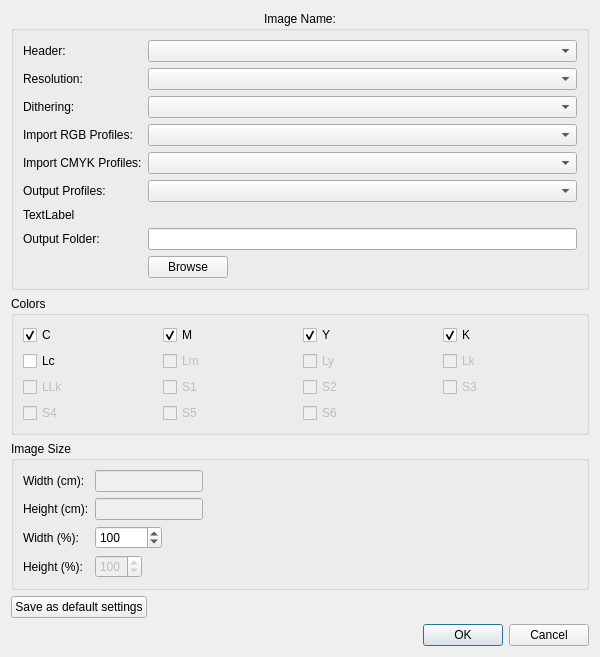
<?xml version="1.0" encoding="UTF-8"?>
<ui version="4.0">
 <class>SettingsDialog</class>
 <widget class="QDialog" name="SettingsDialog">
  <property name="geometry">
   <rect>
    <x>0</x>
    <y>0</y>
    <width>600</width>
    <height>496</height>
   </rect>
  </property>
  <property name="sizePolicy">
   <sizepolicy hsizetype="Expanding" vsizetype="Preferred">
    <horstretch>0</horstretch>
    <verstretch>0</verstretch>
   </sizepolicy>
  </property>
  <property name="windowTitle">
   <string>Settings</string>
  </property>
  <layout class="QVBoxLayout" name="verticalLayout">
   <item>
    <widget class="QGroupBox" name="groupBox">
     <property name="title">
      <string>Image Name:</string>
     </property>
     <property name="alignment">
      <set>Qt::AlignmentFlag::AlignHCenter|Qt::AlignmentFlag::AlignTop</set>
     </property>
     <layout class="QFormLayout" name="formLayout">
      <item row="0" column="0">
       <widget class="QLabel" name="label">
        <property name="text">
         <string>Header:</string>
        </property>
       </widget>
      </item>
      <item row="0" column="1">
       <widget class="QComboBox" name="headerComboBox"/>
      </item>
      <item row="1" column="0">
       <widget class="QLabel" name="label_2">
        <property name="text">
         <string>Resolution:</string>
        </property>
       </widget>
      </item>
      <item row="1" column="1">
       <widget class="QComboBox" name="resolutionComboBox"/>
      </item>
      <item row="2" column="0">
       <widget class="QLabel" name="label_3">
        <property name="text">
         <string>Dithering:</string>
        </property>
       </widget>
      </item>
      <item row="2" column="1">
       <widget class="QComboBox" name="ditheringComboBox"/>
      </item>
      <item row="3" column="0">
       <widget class="QLabel" name="label_4">
        <property name="text">
         <string>Import RGB Profiles:</string>
        </property>
       </widget>
      </item>
      <item row="3" column="1">
       <widget class="QComboBox" name="importRGBComboBox"/>
      </item>
      <item row="4" column="0">
       <widget class="QLabel" name="label_5">
        <property name="text">
         <string>Import CMYK Profiles:</string>
        </property>
       </widget>
      </item>
      <item row="4" column="1">
       <widget class="QComboBox" name="importCMYKComboBox"/>
      </item>
      <item row="5" column="0">
       <widget class="QLabel" name="label_6">
        <property name="text">
         <string>Output Profiles:</string>
        </property>
       </widget>
      </item>
      <item row="7" column="0">
       <widget class="QLabel" name="label_7">
        <property name="text">
         <string>Output Folder:</string>
        </property>
       </widget>
      </item>
      <item row="7" column="1">
       <widget class="QLineEdit" name="outputFolderEdit">
        <property name="sizePolicy">
         <sizepolicy hsizetype="Preferred" vsizetype="Fixed">
          <horstretch>0</horstretch>
          <verstretch>0</verstretch>
         </sizepolicy>
        </property>
       </widget>
      </item>
      <item row="9" column="1">
       <widget class="QPushButton" name="outputFolderButton">
        <property name="sizePolicy">
         <sizepolicy hsizetype="Fixed" vsizetype="Fixed">
          <horstretch>0</horstretch>
          <verstretch>0</verstretch>
         </sizepolicy>
        </property>
        <property name="text">
         <string>Browse</string>
        </property>
       </widget>
      </item>
      <item row="5" column="1">
       <widget class="QComboBox" name="outputProfileComboBox"/>
      </item>
      <item row="6" column="0" colspan="2">
       <widget class="QLabel" name="label_12">
        <property name="text">
         <string>TextLabel</string>
        </property>
       </widget>
      </item>
     </layout>
    </widget>
   </item>
   <item>
    <widget class="QGroupBox" name="groupBox_2">
     <property name="title">
      <string>Colors</string>
     </property>
     <layout class="QGridLayout" name="gridLayout">
      <item row="3" column="1">
       <widget class="QCheckBox" name="s5CheckBox">
        <property name="enabled">
         <bool>false</bool>
        </property>
        <property name="text">
         <string>S5</string>
        </property>
       </widget>
      </item>
      <item row="1" column="3">
       <widget class="QCheckBox" name="lkCheckBox">
        <property name="enabled">
         <bool>false</bool>
        </property>
        <property name="text">
         <string>Lk</string>
        </property>
       </widget>
      </item>
      <item row="1" column="2">
       <widget class="QCheckBox" name="lyCheckBox">
        <property name="enabled">
         <bool>false</bool>
        </property>
        <property name="text">
         <string>Ly</string>
        </property>
       </widget>
      </item>
      <item row="1" column="1">
       <widget class="QCheckBox" name="lmCheckBox">
        <property name="enabled">
         <bool>false</bool>
        </property>
        <property name="text">
         <string>Lm</string>
        </property>
       </widget>
      </item>
      <item row="3" column="0">
       <widget class="QCheckBox" name="s4CheckBox">
        <property name="enabled">
         <bool>false</bool>
        </property>
        <property name="text">
         <string>S4</string>
        </property>
       </widget>
      </item>
      <item row="1" column="0">
       <widget class="QCheckBox" name="lcCheckBox">
        <property name="text">
         <string>Lc</string>
        </property>
       </widget>
      </item>
      <item row="0" column="3">
       <widget class="QCheckBox" name="kCheckBox">
        <property name="text">
         <string>K</string>
        </property>
        <property name="checked">
         <bool>true</bool>
        </property>
       </widget>
      </item>
      <item row="2" column="0">
       <widget class="QCheckBox" name="llkCheckBox">
        <property name="enabled">
         <bool>false</bool>
        </property>
        <property name="text">
         <string>LLk</string>
        </property>
       </widget>
      </item>
      <item row="0" column="1">
       <widget class="QCheckBox" name="mCheckBox">
        <property name="text">
         <string>M</string>
        </property>
        <property name="checked">
         <bool>true</bool>
        </property>
       </widget>
      </item>
      <item row="2" column="2">
       <widget class="QCheckBox" name="s2CheckBox">
        <property name="enabled">
         <bool>false</bool>
        </property>
        <property name="text">
         <string>S2</string>
        </property>
       </widget>
      </item>
      <item row="0" column="2">
       <widget class="QCheckBox" name="yCheckBox">
        <property name="text">
         <string>Y</string>
        </property>
        <property name="checked">
         <bool>true</bool>
        </property>
       </widget>
      </item>
      <item row="0" column="0">
       <widget class="QCheckBox" name="cCheckBox">
        <property name="text">
         <string>C</string>
        </property>
        <property name="checked">
         <bool>true</bool>
        </property>
       </widget>
      </item>
      <item row="3" column="2">
       <widget class="QCheckBox" name="s6CheckBox">
        <property name="enabled">
         <bool>false</bool>
        </property>
        <property name="text">
         <string>S6</string>
        </property>
       </widget>
      </item>
      <item row="2" column="1">
       <widget class="QCheckBox" name="s1CheckBox">
        <property name="enabled">
         <bool>false</bool>
        </property>
        <property name="text">
         <string>S1</string>
        </property>
       </widget>
      </item>
      <item row="2" column="3">
       <widget class="QCheckBox" name="s3CheckBox">
        <property name="enabled">
         <bool>false</bool>
        </property>
        <property name="text">
         <string>S3</string>
        </property>
       </widget>
      </item>
     </layout>
    </widget>
   </item>
   <item>
    <widget class="QGroupBox" name="groupBox_3">
     <property name="title">
      <string>Image Size</string>
     </property>
     <layout class="QFormLayout" name="formLayout_2">
      <item row="0" column="0">
       <widget class="QLabel" name="label_8">
        <property name="text">
         <string>Width (cm):</string>
        </property>
       </widget>
      </item>
      <item row="0" column="1">
       <widget class="QLineEdit" name="widthEdit">
        <property name="enabled">
         <bool>false</bool>
        </property>
        <property name="sizePolicy">
         <sizepolicy hsizetype="Fixed" vsizetype="Fixed">
          <horstretch>0</horstretch>
          <verstretch>0</verstretch>
         </sizepolicy>
        </property>
       </widget>
      </item>
      <item row="1" column="0">
       <widget class="QLabel" name="label_9">
        <property name="text">
         <string>Height (cm):</string>
        </property>
       </widget>
      </item>
      <item row="1" column="1">
       <widget class="QLineEdit" name="heightEdit">
        <property name="enabled">
         <bool>false</bool>
        </property>
        <property name="sizePolicy">
         <sizepolicy hsizetype="Fixed" vsizetype="Fixed">
          <horstretch>0</horstretch>
          <verstretch>0</verstretch>
         </sizepolicy>
        </property>
       </widget>
      </item>
      <item row="3" column="0">
       <widget class="QLabel" name="label_10">
        <property name="text">
         <string>Width (%):</string>
        </property>
       </widget>
      </item>
      <item row="3" column="1">
       <widget class="QSpinBox" name="widthPercentageSpinBox">
        <property name="sizePolicy">
         <sizepolicy hsizetype="Fixed" vsizetype="Fixed">
          <horstretch>0</horstretch>
          <verstretch>0</verstretch>
         </sizepolicy>
        </property>
        <property name="minimum">
         <number>1</number>
        </property>
        <property name="maximum">
         <number>100000</number>
        </property>
        <property name="value">
         <number>100</number>
        </property>
       </widget>
      </item>
      <item row="4" column="0">
       <widget class="QLabel" name="label_11">
        <property name="text">
         <string>Height (%):</string>
        </property>
       </widget>
      </item>
      <item row="4" column="1">
       <widget class="QSpinBox" name="heightPercentageSpinBox">
        <property name="enabled">
         <bool>false</bool>
        </property>
        <property name="sizePolicy">
         <sizepolicy hsizetype="Fixed" vsizetype="Fixed">
          <horstretch>0</horstretch>
          <verstretch>0</verstretch>
         </sizepolicy>
        </property>
        <property name="minimum">
         <number>1</number>
        </property>
        <property name="maximum">
         <number>200</number>
        </property>
        <property name="value">
         <number>100</number>
        </property>
       </widget>
      </item>
     </layout>
    </widget>
   </item>
   <item>
    <widget class="QPushButton" name="pushButton">
     <property name="sizePolicy">
      <sizepolicy hsizetype="Fixed" vsizetype="Fixed">
       <horstretch>0</horstretch>
       <verstretch>0</verstretch>
      </sizepolicy>
     </property>
     <property name="text">
      <string>Save as default settings</string>
     </property>
    </widget>
   </item>
   <item>
    <widget class="QDialogButtonBox" name="buttonBox">
     <property name="standardButtons">
      <set>QDialogButtonBox::StandardButton::Cancel|QDialogButtonBox::StandardButton::Ok</set>
     </property>
    </widget>
   </item>
  </layout>
 </widget>
 <resources/>
 <connections>
  <connection>
   <sender>buttonBox</sender>
   <signal>accepted()</signal>
   <receiver>SettingsDialog</receiver>
   <slot>accept()</slot>
   <hints>
    <hint type="sourcelabel">
     <x>20</x>
     <y>20</y>
    </hint>
    <hint type="destinationlabel">
     <x>20</x>
     <y>20</y>
    </hint>
   </hints>
  </connection>
  <connection>
   <sender>buttonBox</sender>
   <signal>rejected()</signal>
   <receiver>SettingsDialog</receiver>
   <slot>reject()</slot>
   <hints>
    <hint type="sourcelabel">
     <x>20</x>
     <y>20</y>
    </hint>
    <hint type="destinationlabel">
     <x>20</x>
     <y>20</y>
    </hint>
   </hints>
  </connection>
 </connections>
</ui>
